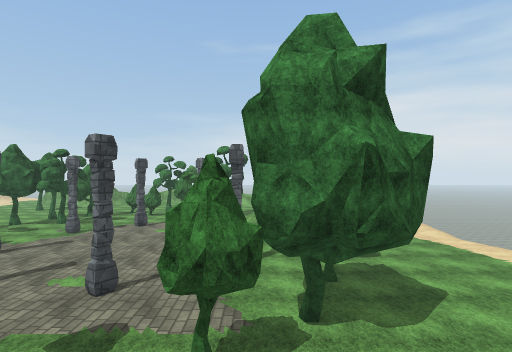
view 1 (above)

24 first-person views from a walk through a scene from a Unity 3-D project. The camera is 1.5 m above the floor, looks level and sees 80° across. The floor is counted in squares, 2 m on a side. Each view is taken from the middle of a square. On the plan, view 1 faces up. The plan holds only what a view shows up to about 10 squares ahead; the rest is blank. The place goes on beyond the plan. Surface patterns are stand-ins for the level's own textures.

view 2
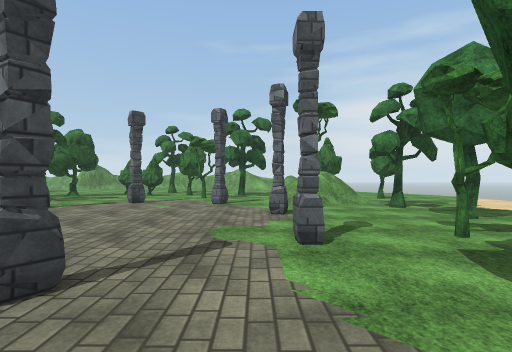

view 3
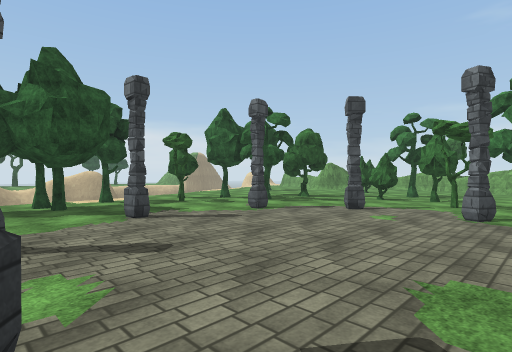

view 4
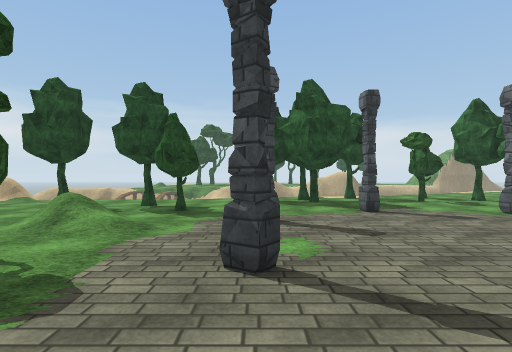

view 5
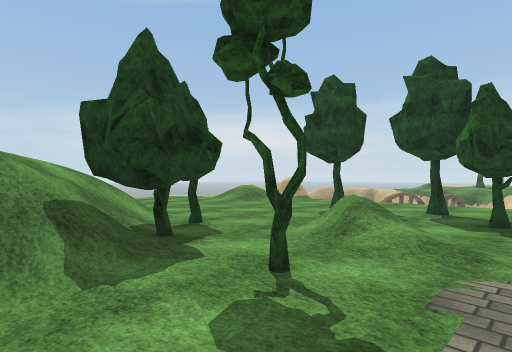

view 6
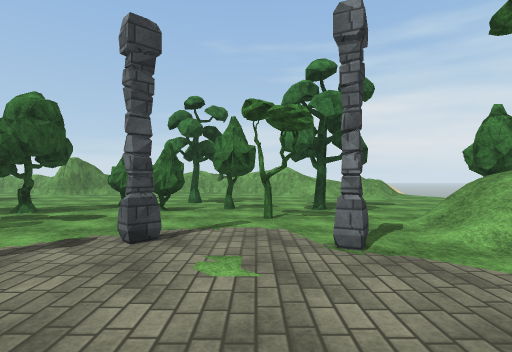

view 7
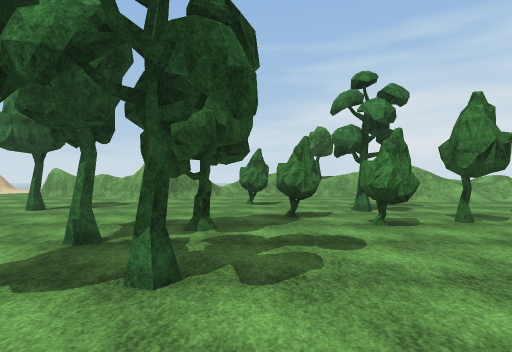

view 8
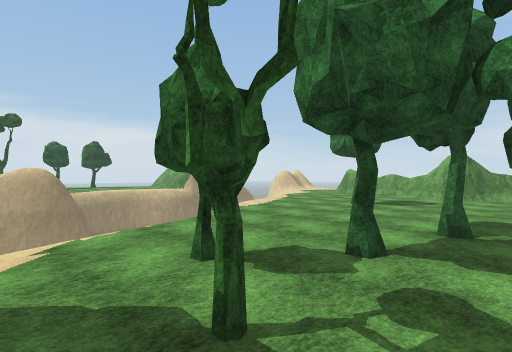

view 9
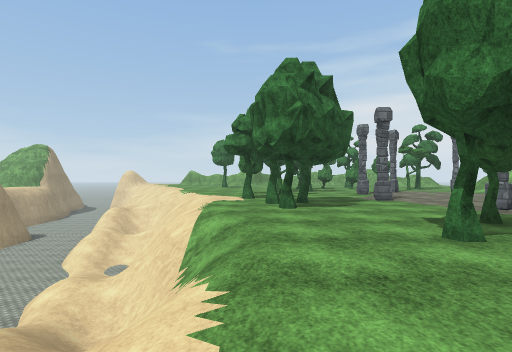

view 10
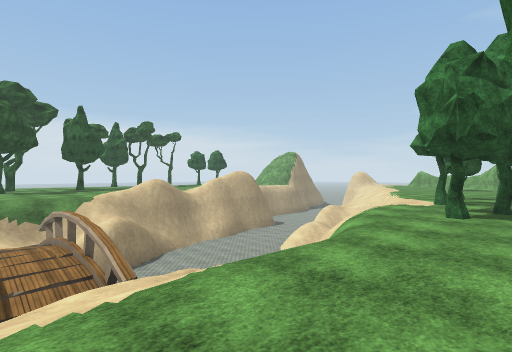

view 11
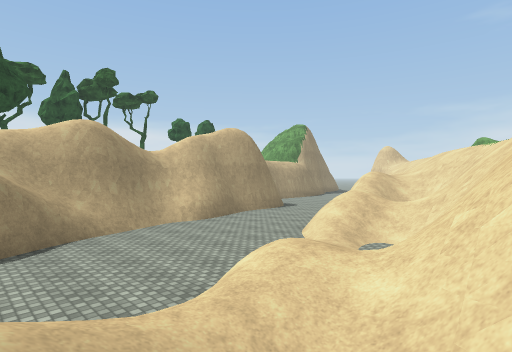

view 12
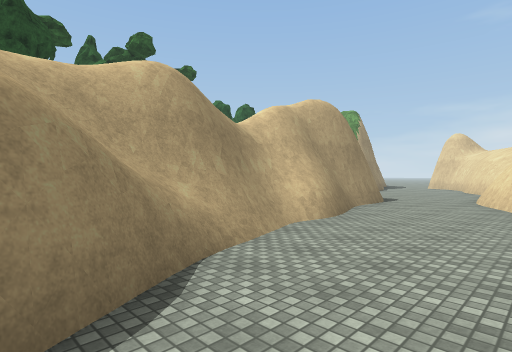

view 13
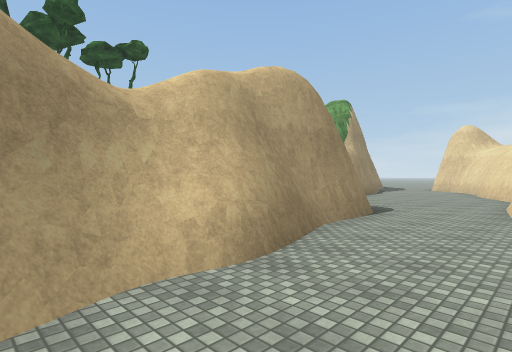

view 14
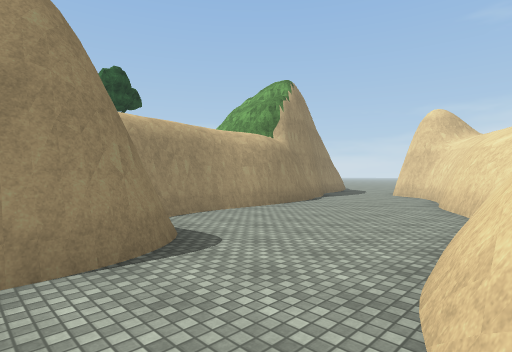

view 15
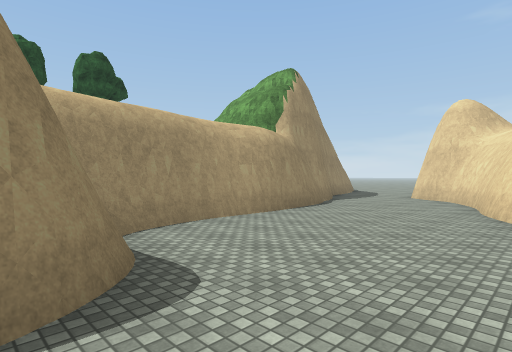

view 16
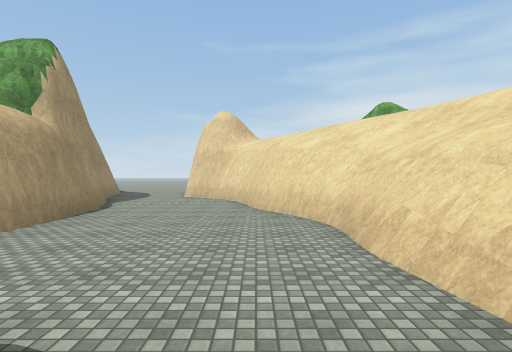

view 17
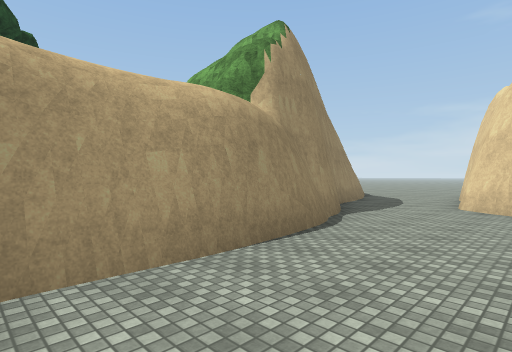

view 18
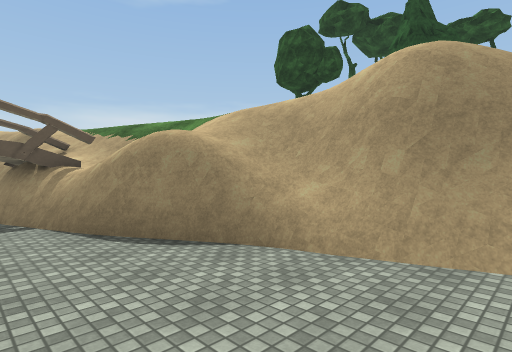

view 19
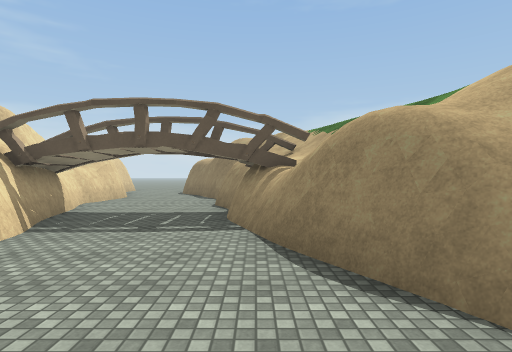

view 20
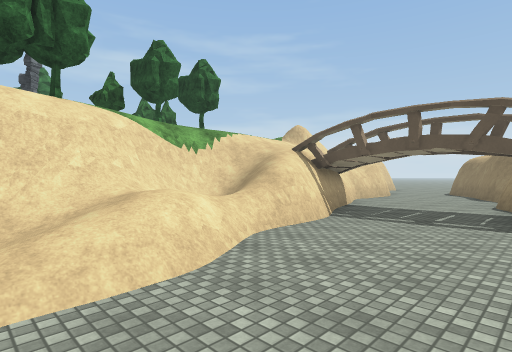

view 21
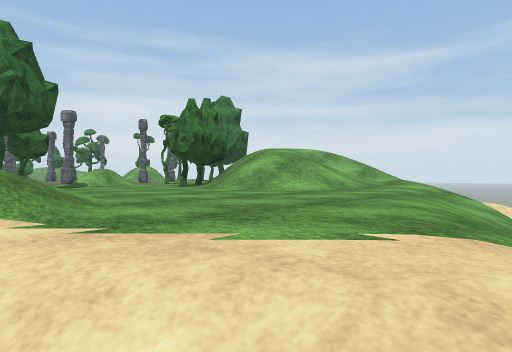

view 22
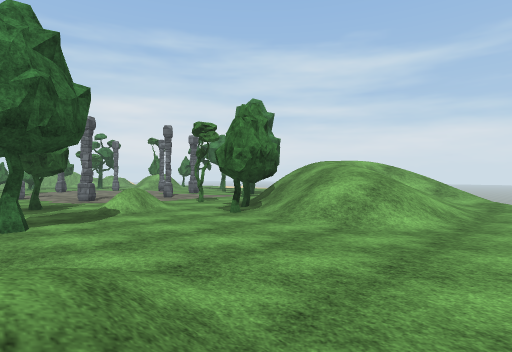

view 23
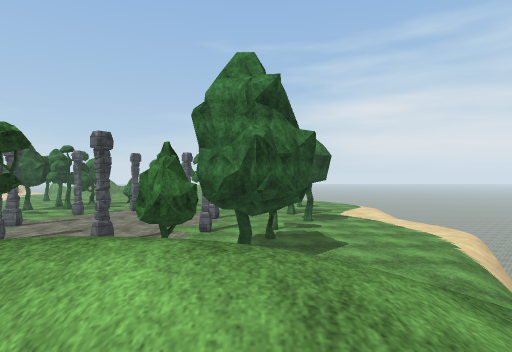

view 24
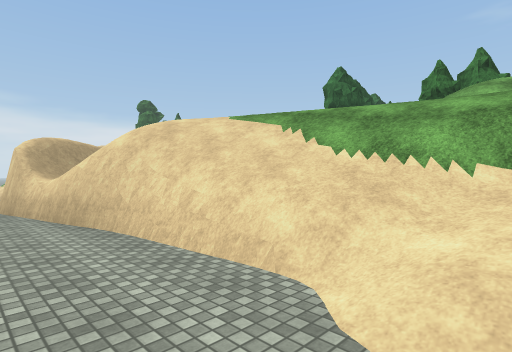

### Floor plan
Key: @ floor where view 1 was taken; # wall or solid block; . main floor; - floor 0.25 m lower than the main floor; _ floor 1.25 m lower than the main floor; : floor 1.75 m higher than the main floor; < floor 4.25 m lower than the main floor; / step, stairs or slope; = window, fence, low wall or low ledge; v drop or lower ground; P pillar; T tree; O other object.
Columns run from 29 left of view 1 to 6 right of it. Each row starts with its distance up from view 1.
 26       <#
 25      <<
 24     #<<< ==
 23     #<<<##/
 22     ##<<<#//
 21      #<<<<#/       /=
 20    =###<<<#// ....##=..... #///
 19    ##/#<<<#// ..............///
 18      /#<<<<#//........T......./.
 17      -#<<<<///...T......T.......
 16 T    /#<<<<////........T........
 15 T    .#<<<</// .........TTTT...
 14       v<<<</# //....#T........
 13       v##<<<#///....T.....T..=  T..
 12        ###<<#//#/...TT...P.../: ....
 11        =v#<<//  /..T.......P.///....
 10         v#<<</////..T..P.......T....
  9         /#=<<///#/...........P......
  8 T       /=#<<//<#/.T............T...
  7 O       /v=<<<//#/..T.P......P.T....
  6         /v#<<</////T.........PT.....
  5         /#/<<<<//#/.T...P..P......./
  4         ///#<<<//#/...........T.../v
  3          //v=<<=//#/..T.//...T..../
  2          ///#<</////.T.///T..   .//
  1          ///v///#///...//.T//
  0          .////_/////..T..TT//@//
 -1           ///////#//......//////
 -2           ///#<<<# //..../// //
 -3            / #<<<#/=///..//////
 -4            //#<<<# # //....////
 -5            =/##      /....-///
 -6                      /..//////
 -7                      ////////
 -8                       ///////
 -9                       //==///
-10                     v=/<<<<<<
-11                        <<<<<<

Positions as (right, up) in squares from view 1, and headings:
1: (0, 0), facing up
2: (-1, 3), facing up
3: (-1, 5), facing up-left
4: (0, 5), facing left
5: (-1, 4), facing down-left
6: (-3, 8), facing up
7: (-7, 10), facing up
8: (-8, 9), facing up-left
9: (-10, -1), facing up
10: (-8, -1), facing up-left
11: (-12, 3), facing up-left
12: (-16, 3), facing up-left
13: (-17, 6), facing up-left
14: (-17, 11), facing up-left
15: (-18, 12), facing up-left
16: (-19, 12), facing up
17: (-20, 15), facing up-left
18: (-16, 7), facing down-left
19: (-17, 6), facing down
20: (-17, 7), facing down-right
21: (-8, -7), facing up-right
22: (-8, -5), facing up-right
23: (1, -2), facing up
24: (-1, -11), facing up-left
